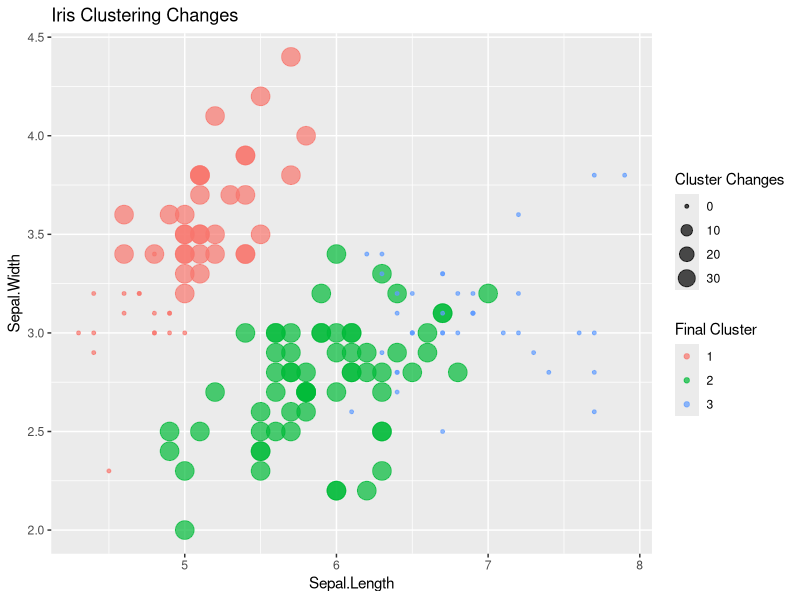

This figure's R source:
  hw_kmeans <- function(x, k, colx, coly, msg=FALSE, doPlot=FALSE, animation=FALSE, interval=0.07, nstart=5, random=FALSE, save = FALSE) {
    get_centroids <- function(x, k, randomFlag){
      #split data into clusters
      splitx <- split(x, x$cluster)
      #find dimensions of data, initialise centroids & get column names of data
      dimensions <- ncol(x)-1
      centroids <- x[0,]
      columnNames <- colnames(centroids)
      #if random option is set to false calcluate means as centroids
      if (!randomFlag){
        #loop through clusters
        for (c in 1:k) {
          clusterCentroids <- c()
          cluster <- data.frame(splitx[c])
          #loop through dimensions
          for (d in 1:dimensions) {
            #get mean of the dimension for the cluster
            clusterCentroids <- append(clusterCentroids,mean(cluster[,d]))
          }
          #add the means of all the dimensions for each cluster
          clusterCentroids <- append(clusterCentroids,c)
          centroids <-rbind(centroids,clusterCentroids)
        }
      } else {
        #random option is selected so select a random point from each cluster as centroid
        for (d in splitx){
        centroids <- rbind(centroids,d[sample(nrow(d), 1),])
        }
      }
      #add the column names
      colnames(centroids) <- columnNames
      return(centroids)
    }
    
    get_sum_of_squares <- function (x,k,centroids) {
      error <- 0
      #split data into clusters
      splitx <- split(x, x$cluster)
      dimensions <- ncol(x)-2
      #loop through clusters
      for (c in 1:k) {
        cluster <- as.data.frame(splitx[c])
        #print(cluster)
        #loop through dimensions
        for (d in 1:dimensions) {
          ssd <- 0
          #loop through rows in dimension
          for (m in cluster[,d]) {
            ssd <- ssd + ((m-centroids[c,d])^2)
            #cat('Value: ', m, ' Mean: ', centroids[c,d], ' SSD: ', ssd, '\n')
          }
          ssd <- ssd/(nrow(cluster)-1)
          #add dimension error to total
          error <- error + ssd
        }
      }
      return(error)
    }
    
    #counter for plots
    plotIdx<-1
    
    #Initialise reference error to check which start is optimal
    referenceError<-Inf
    for (s in 1:nstart) {
      if (msg) {
        cat('Start ', s, '\n')
      }
      
      #Assign points to cluster at random
      cluster <- sample(1:k,nrow(x),replace = TRUE)
      x$cluster <- cluster
      
      #index for sorting
      x$index <- as.numeric(row.names(x))
      
      #set initial centroids as means of clusters
      centroids <- get_centroids(x,k,random)
      
      if(doPlot|| animation){
        #plot intial clusters and centroids
        plot(x[c(colx,coly)],col=x$cluster,main='Initial Clusters/Centroids',sub=paste('Start',s,sep=' '))
        points(centroids[c(colx,coly)],col=centroids$cluster,pch=4, cex=3)
      }
      
      if(save){
        #save initial clusters + centroids plot 
        file <- paste('plots/hw_plot_',plotIdx,'.png',sep='')
        png(filename=file, width=500,height =500)
        plot(x[c(colx,coly)],col=x$cluster,main='Initial Clusters/Centroids',sub=paste('Start',s,sep=' '))
        points(centroids[c(colx,coly)],col=centroids$cluster,pch=4, cex=3)
        dev.off()
        plotIdx<-plotIdx+1
      }
      
      #iterate until
      i <- 1
      while (TRUE) {
        convergence <- TRUE
        #shuffle data
        x <- x[sample(nrow(x)),]
        #loop through points
        for (r in 1:nrow(x)) {
          #add a delay for animation
          if (animation) {
            Sys.sleep(interval)
          }
          p <- x[r,]
          #get initial cluster to check for convergence 
          initialCluster <- x[r,]$cluster
          newCluster <- 0
          testError <- Inf
          
          #check which cluster to reassign to if any
          #loop through clusters
          for (c in 1:k) {
            if(msg){
              cat('Testing row ',r,' in cluster ',c,'\n')
            }
        
            #set cluster of row being tested
            x[r,]$cluster <- c
            
            #calculate centroids for cluster including new point
            testCentroids <- get_centroids(x,k,FALSE)
            
            #calculate sum of squares for cluster with row
            currentError <- get_sum_of_squares(x,k,testCentroids)
            
            if(currentError < testError) {
              newCluster <- c
              testError <- currentError
              centroids <- testCentroids
              if (msg) {
                cat('Cluster for row ',r,' is ',newCluster,'\n')
              }
            }
          }
          
          x[r,]$cluster <- newCluster
          
          if (animation){
            #plot data with point being tested
            plot(x[c(colx,coly)],col=x$cluster,main='Clustering in Progress',sub=paste('Iteration', i, 'Point', r, 'Start', s, sep=' '))
            points(p[c(colx,coly)],col=p$cluster,pch=19, cex=1)
            points(centroids[c(colx,coly)],col=centroids$cluster,pch=4, cex=3)
          }
          if (save){
            #save animation plots
            file <- paste('plots/hw_plot_',plotIdx,'.png',sep='')
            png(filename=file, width=500,height =500)
            plot(x[c(colx,coly)],col=x$cluster,main='Clustering in Progress',sub=paste('Iteration', i, 'Point', r, 'Start', s, sep=' '))
            points(p[c(colx,coly)],col=p$cluster,pch=19, cex=1)
            points(centroids[c(colx,coly)],col=centroids$cluster,pch=4, cex=3)
            dev.off()
            plotIdx<-plotIdx+1
          }
          #if a cluster has moved loop again
          if (initialCluster != newCluster) {
            convergence = FALSE
          }
        }
        #if we have reached convergence stop iterating
        if(convergence){
          break
        }
        i<-i+1
      }
      
      #calculate sum of squares of clustering start
      currentError <- get_sum_of_squares(x,k,centroids)
      
      if (msg) {
        cat('Error of current cluster ', currentError, '\n')
      }
      
      #if it is the lowest save it to return
      if (currentError < referenceError) {
        if(msg){
          cat('Iteration ', s, ' is the new champion. Current Error=', currentError, '\n')
        }
        startReturn <- s
        clusterReturn <- x
        centroidsReturn <- centroids
        referenceError <- currentError
      } 
    }
    
    if(save){
      #save final clusters plot
      file <- paste('plots/hw_plot_',plotIdx,'.png',sep='')
      png(filename=file, width=500,height =500)
      plot(clusterReturn[c(colx,coly)],col=clusterReturn$cluster,main='Final Clusters', sub=paste('Start', startReturn, sep=' '))
      points(centroidsReturn[c(colx,coly)],col=centroidsReturn$cluster,pch=4, cex=3)
      dev.off()
      plotIdx<-plotIdx+1
    }
    
    if(doPlot | animation){
      #plot final clusters
      plot(clusterReturn[c(colx,coly)],col=clusterReturn$cluster,main='Final Clusters', sub=paste('Start', startReturn, sep=' '))
      points(centroidsReturn[c(colx,coly)],col=centroidsReturn$cluster,pch=4, cex=3)
    }
    
    #reorder data to return
    toReturn <- list(clusterReturn[order(clusterReturn$index), ], centroidsReturn[order(centroidsReturn$index), ])
    return(toReturn)
  }
  
  newiris <- iris
  newiris$Species <- NULL
  plotIdx <- 1
  
  first="Sepal.Length"
  second="Sepal.Width"
  
  #kc <- data.frame(hw_kmeans(newiris,3, first, second, nstart = 1,doPlot=TRUE)[1])
  
  #initialise clusters for iris
  irisClusterUpdates <- newiris
  irisClusterUpdates$cluster <- 0
  irisClusterUpdates$updates <- -1
  irisClusterUpdates
  
  #loop to see how often points change
  for (i in 1:100) {
    #initialise clusters to test
    irisTest <- newiris
    irisTestKM <- kmeans(irisTest, 3)
    irisTest$cluster <- irisTestKM$cluster
    
    #initialise centers
    testCenters <- irisTestKM$centers
    testCenters <- cbind(originalCluster = 1:nrow(testCenters), testCenters)
    
    #normalise centroids by ordering on column
    testCenters <- testCenters[order(testCenters[,'Sepal.Length']), ]
    
    #add new clusters after ordering
    testCenters <- cbind(newCluster = 1:nrow(testCenters), testCenters) 
    testCenters <- as.data.frame(testCenters)
    
    #for each row in test clustering update the cluster to match the normalised one
    for (r in 1:nrow(irisTest)) {
      for (c in 1:nrow(testCenters)) {
        if (irisTest[r,]$cluster == testCenters[c,]$originalCluster){
          #cat('Old Center: ', irisTest[r,]$cluster ,' New Cluster: ', testCenters[c,]$newCluster, '\n')
          newCluster <- testCenters[c,]$newCluster
        }
      }
      irisTest[r,]$cluster <- newCluster
    }
    
    #Sys.sleep(0.5)
    #file <- paste('plots/r_plots_',plotIdx,'.png',sep='')
    #png(filename=file, width=500,height =500)
    #plot(irisTest[c(first, second)], col=irisTest$cluster, main=paste('Iteration', plotIdx, sep = ' '))
    #points(testCenters[,c(first, second)], col=1:3, pch=8, cex=2)
    #dev.off()
    #plotIdx<-plotIdx+1
    
    #Increment number of updates if the cluster has changed
    for (r in 1:nrow(irisClusterUpdates)){
      if (irisClusterUpdates[r,]$cluster != irisTest[r,]$cluster) {
        #cluster has updated
        irisClusterUpdates[r,]$updates <- irisClusterUpdates[r,]$updates + 1
        irisClusterUpdates[r,]$cluster <- irisTest[r,]$cluster
      }
    }
  }
  
  irisClusterUpdates
  irisClusterUpdates$clusterCat <- factor(irisClusterUpdates$cluster)
  
  #install.packages("ggplot2")
  
  library(ggplot2)
  ggplot(irisClusterUpdates, aes(x=Sepal.Length, y=Sepal.Width, size = updates, color=clusterCat)) + 
    geom_point(alpha=0.7) +
    labs(size='Cluster Changes', color='Final Cluster') +
    ggtitle('Iris Clustering Changes')